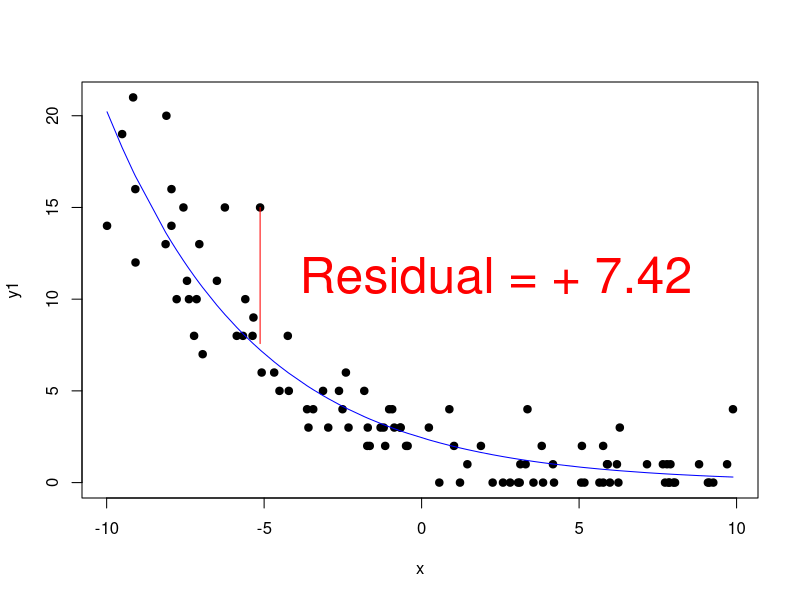
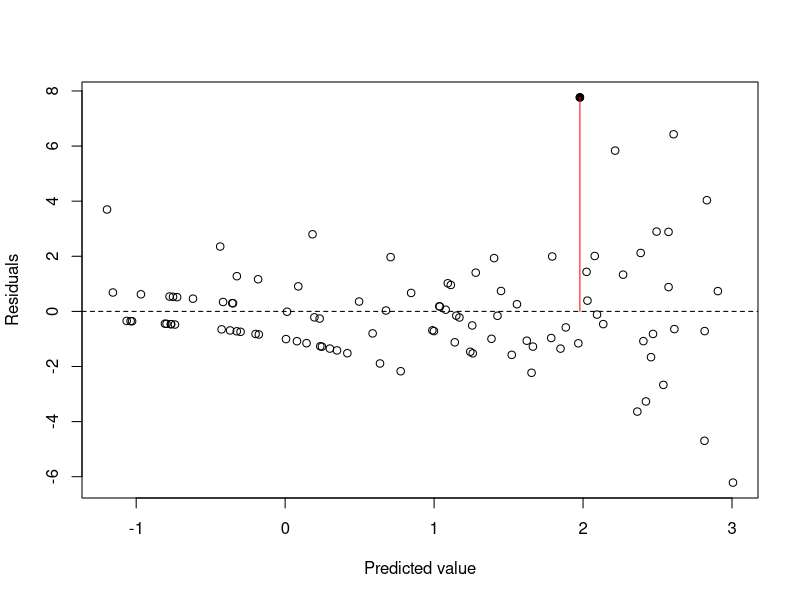
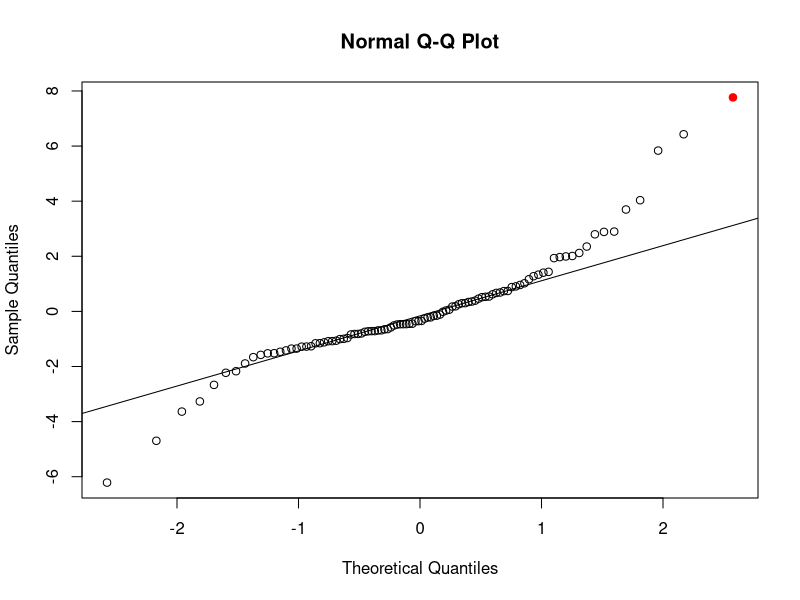
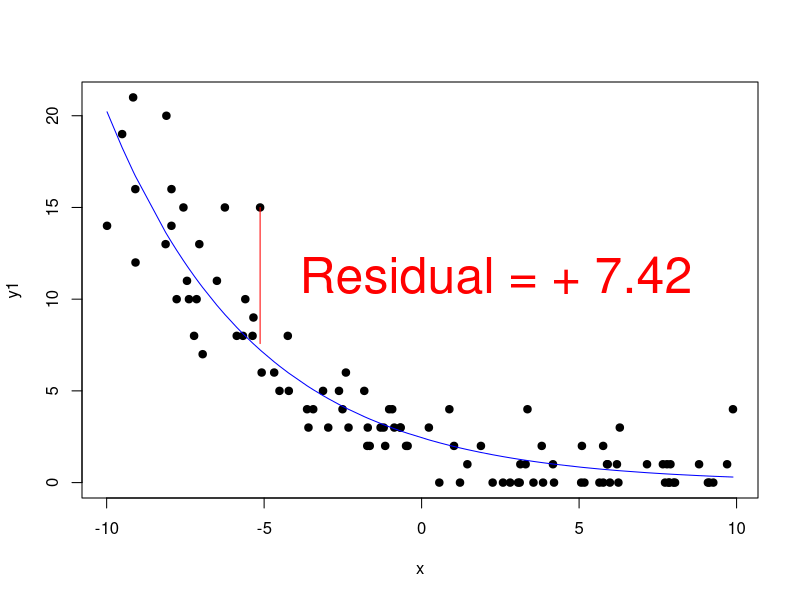
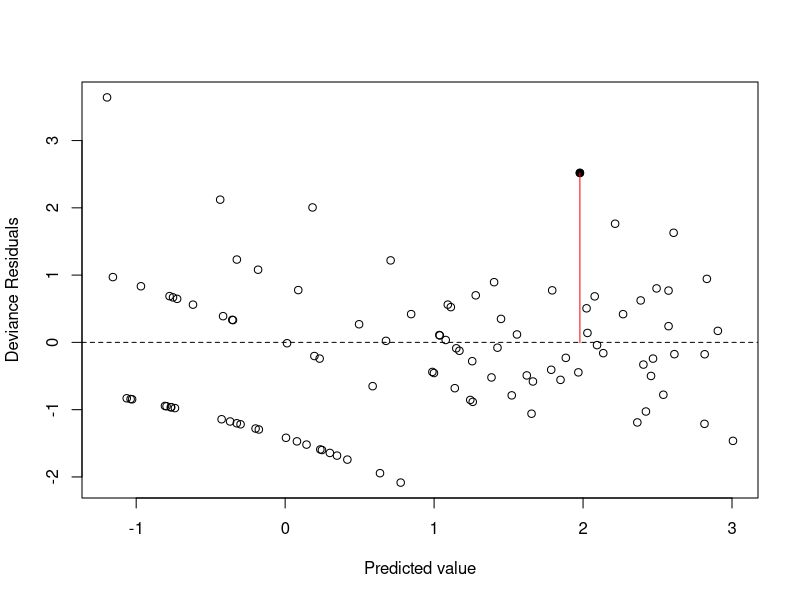
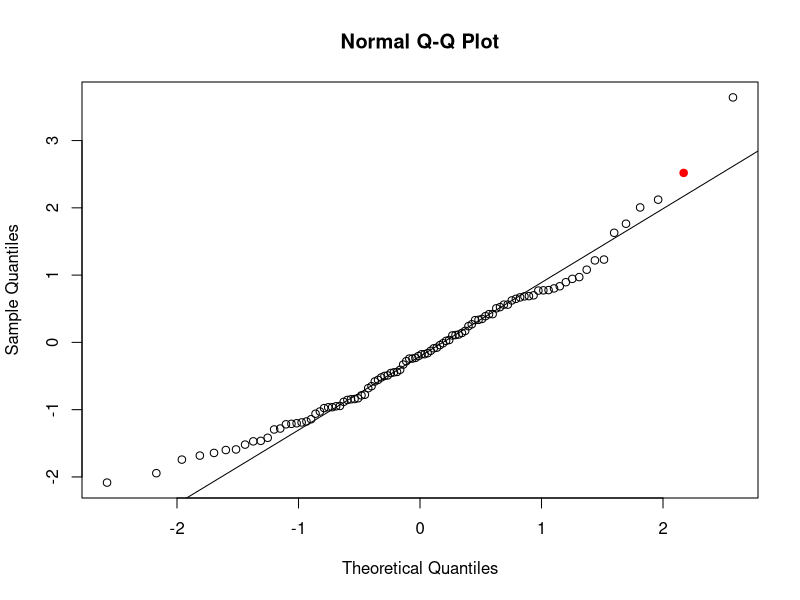
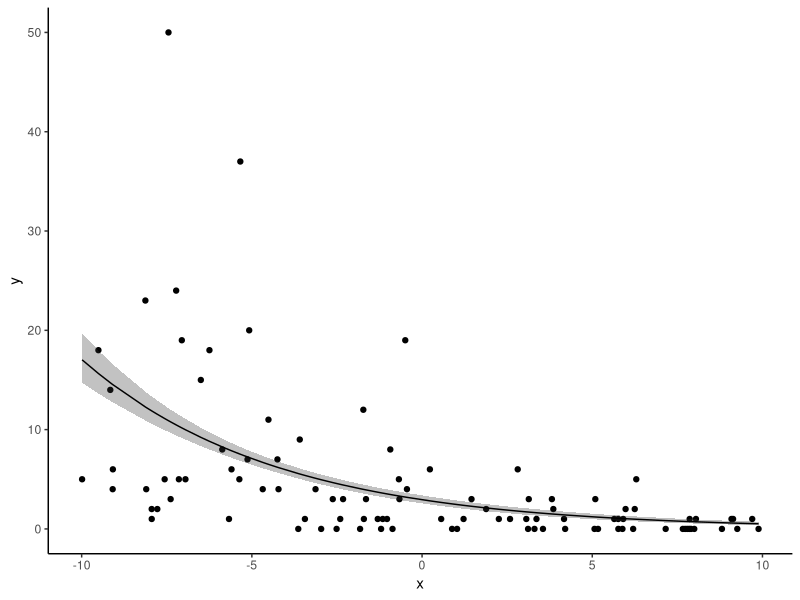
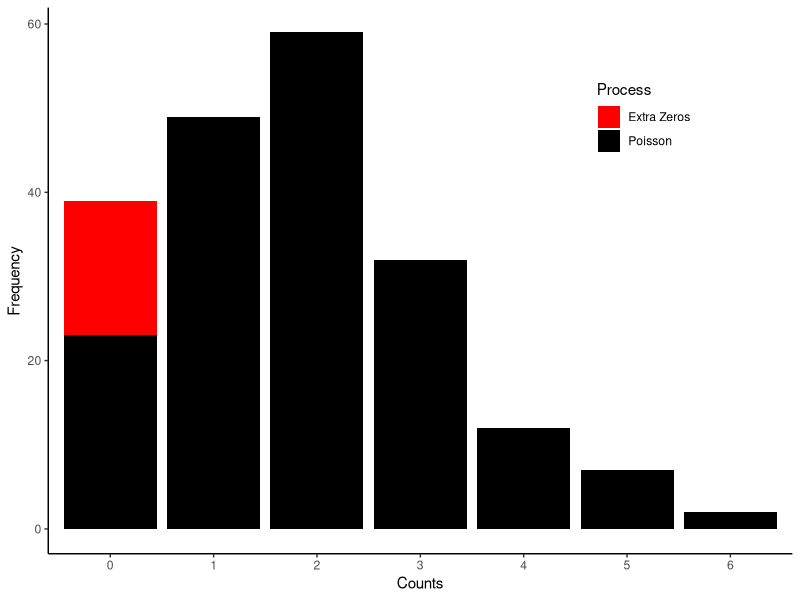

Write the R code that produced these figures, in order. (Note: this script raises an error after producing the figures.)
## ---- chunk 1
#Trick to get smaller R code size with out resorting to LaTeX text sizes
def.chunk.hook  <- knitr::knit_hooks$get("chunk")
knitr::knit_hooks$set(chunk = function(x, options) {
  x <- def.chunk.hook(x, options)
  ifelse(options$size != "normalsize", paste0("\n \\", options$size,"\n\n", x, "\n\n \\normalsize"), x)
})

knitr::opts_chunk$set(echo = FALSE, eval = TRUE, message=TRUE, warning=TRUE, size = 'footnotesize')
library(MASS) #glm.nb
library(tidyverse)
theme_set(theme_classic())
library(ggpubr)
library(knitr)
# library(kableExtra)
# library(latex2exp)

set.seed(123)

#Functions
logit <- function(x) log(x/(1-x))
invLogit <- function(x) exp(x)/(1+exp(x))

#Generate data that violate lm assumptions:
n <- 100
x <- runif(n,-10,10)
yhat <- 1 - 0.2*x #Expected value
y0 <- yhat + rnorm(n,0,2) #OK
y1 <- rpois(n,exp(yhat))  #Poisson process
y2 <- rnbinom(n,mu=exp(yhat),size=1)  #NB process
# y2 <- rbinom(n,1,invLogit(yhat))  #Binomial process

d1 <- data.frame(x,yhat,y0,y1,y2) #Dataframe
rm(n,x,y0,y1,y2,yhat)

## ---- chunk 2
m1 <- glm(y1~x,data=d1,family='poisson')
plot(y1~x,data=d1,pch=19)
lines(sort(d1$x),exp(cbind(rep(1,nrow(d1)),sort(d1$x)) %*% coef(m1)),lwd=1,col='blue')
# x, yhat, y
resNo <- 81 #Line number to use as example
lines(rep(d1$x[resNo],2),c(exp(d1$yhat[resNo]),d1$y1[resNo]),col='red')
r1 <- d1$y1[resNo] - exp(d1$yhat[resNo])
text(x=d1$x[resNo],mean(c(exp(d1$yhat[resNo]),y=d1$y1[resNo])),
     labels=paste('Residual = +',round(r1,3)),adj=-0.1,col='red',cex=3)
## ---- chunk 3
plot(predict(m1),residuals(m1,type='response'),xlab='Predicted value',ylab='Residuals');abline(h=0,lty='dashed')
points(x=predict(m1)[resNo],y=residuals(m1,type='response')[resNo],col='black',pch=19)
lines(x=rep(predict(m1)[resNo],2),y=c(0,residuals(m1,type='response')[resNo]),col='red')
## ---- chunk 4
colVec <- rep('black',nrow(d1)); colVec[resNo] <- 'red'
pchVec <- rep(1,nrow(d1)); pchVec[resNo] <- 19
qqnorm(residuals(m1,type='response'),col=colVec,pch=pchVec); qqline(residuals(m1,type='response')) 

## ---- chunk 5
m1 <- glm(y1~x,data=d1,family='poisson')
plot(y1~x,data=d1,pch=19)
lines(sort(d1$x),exp(cbind(rep(1,nrow(d1)),sort(d1$x)) %*% coef(m1)),lwd=1,col='blue')
# x, yhat, y
resNo <- 81 #Line number to use as example
lines(rep(d1$x[resNo],2),c(exp(d1$yhat[resNo]),d1$y1[resNo]),col='red')
r1 <- d1$y1[resNo] - exp(d1$yhat[resNo])
text(x=d1$x[resNo],mean(c(exp(d1$yhat[resNo]),y=d1$y1[resNo])),
     labels=paste('Residual = +',round(r1,3)),adj=-0.1,col='red',cex=3)
## ---- chunk 6
plot(predict(m1),residuals(m1,type='deviance'),xlab='Predicted value',ylab='Deviance Residuals');abline(h=0,lty='dashed')
points(x=predict(m1)[resNo],y=residuals(m1,type='deviance')[resNo],col='black',pch=19)
lines(x=rep(predict(m1)[resNo],2),y=c(0,residuals(m1,type='deviance')[resNo]),col='red')
## ---- chunk 7
colVec <- rep('black',nrow(d1)); colVec[resNo] <- 'red'
pchVec <- rep(1,nrow(d1)); pchVec[resNo] <- 19
qqnorm(residuals(m1,type='deviance'),col=colVec,pch=pchVec); qqline(residuals(m1,type='deviance')) 

## ---- chunk 8
m2 <- glm(y2~x,data=d1,family='poisson')

do.call('cbind',predict(m2,se.fit=TRUE)[c(1:2)]) %>% data.frame() %>% 
  mutate(x=d1$x,y=d1$y2,upr=fit+se.fit*2,lwr=fit-se.fit*2) %>% 
  mutate(across(c(fit,upr,lwr),exp)) %>% arrange(x) %>% 
  ggplot(aes(x=x))+geom_point(aes(y=y))+
  geom_ribbon(aes(ymax=upr,ymin=lwr),alpha=0.3)+
  geom_line(aes(y=fit))
## ---- chunk 9
summary(m1)
## ---- chunk 10
m2 <- glm(y2~x,data=d1,family='poisson')
summary(m2)
## ---- chunk 11
n <- 200
data.frame(p=rpois(n,2),zi=rbinom(n,1,0.1)) %>% 
  mutate(proc=ifelse(zi==1,'Extra Zeros','Poisson'),p=ifelse(zi==1,0,p)) %>% 
  group_by(proc,p) %>% count() %>% ungroup() %>% 
  mutate(proc=factor(proc,levels=c('Extra Zeros','Poisson'))) %>% 
  ggplot(aes(x=factor(p)))+geom_col(aes(y=n,fill=proc))+
  labs(x='Counts',y='Frequency',fill='Process')+scale_fill_manual(values=c('red','black'))+
  theme(legend.position = c(0.8,0.8))

## ---- chunk 12
data.frame(p=rpois(n,0.8)) %>% 
  group_by(p) %>% count() %>% ungroup() %>% 
  ggplot(aes(x=factor(p)))+geom_col(aes(y=n),fill='black')+
  labs(x='Counts',y='Frequency')

## ---- chunk 13
n <- 200
data.frame(p=rpois(n,1),zi=rbinom(n,1,0.1)) %>% 
  mutate(proc=ifelse(zi==1,'Extra Zeros','Poisson'),p=ifelse(zi==1,0,p)) %>% 
  group_by(proc,p) %>% count() %>% ungroup() %>% 
  mutate(proc=factor(proc,levels=c('Extra Zeros','Poisson'))) %>% 
  ggplot(aes(x=factor(p)))+geom_col(aes(y=n,fill=proc))+
  labs(x='Counts',y='Frequency',fill='Process')+scale_fill_manual(values=c('red','black'))+
  theme(legend.position = c(0.8,0.8))

## ---- chunk 14
  include_graphics('./showMe.png',dpi=NA)
